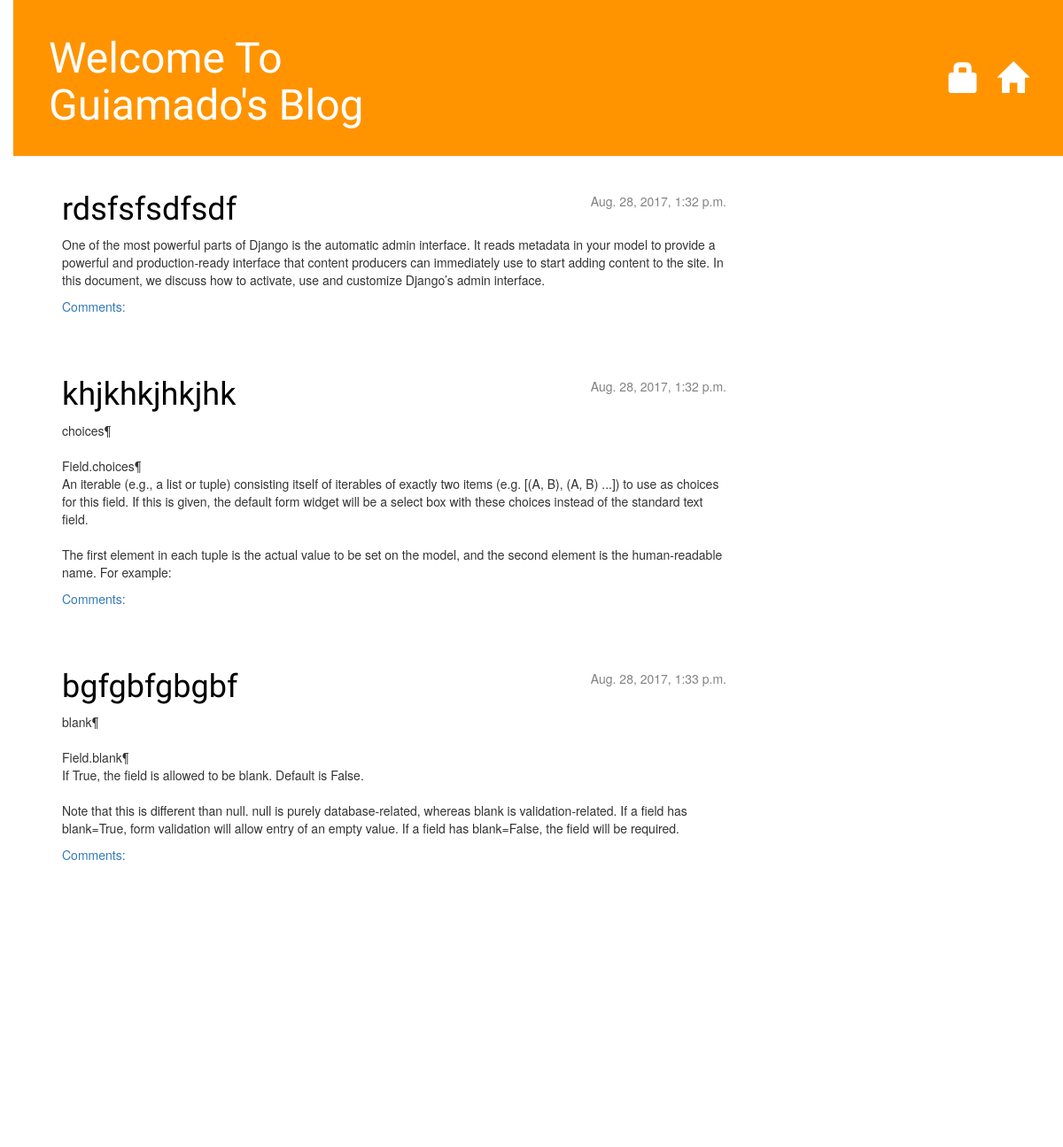
The app's page /, older data.
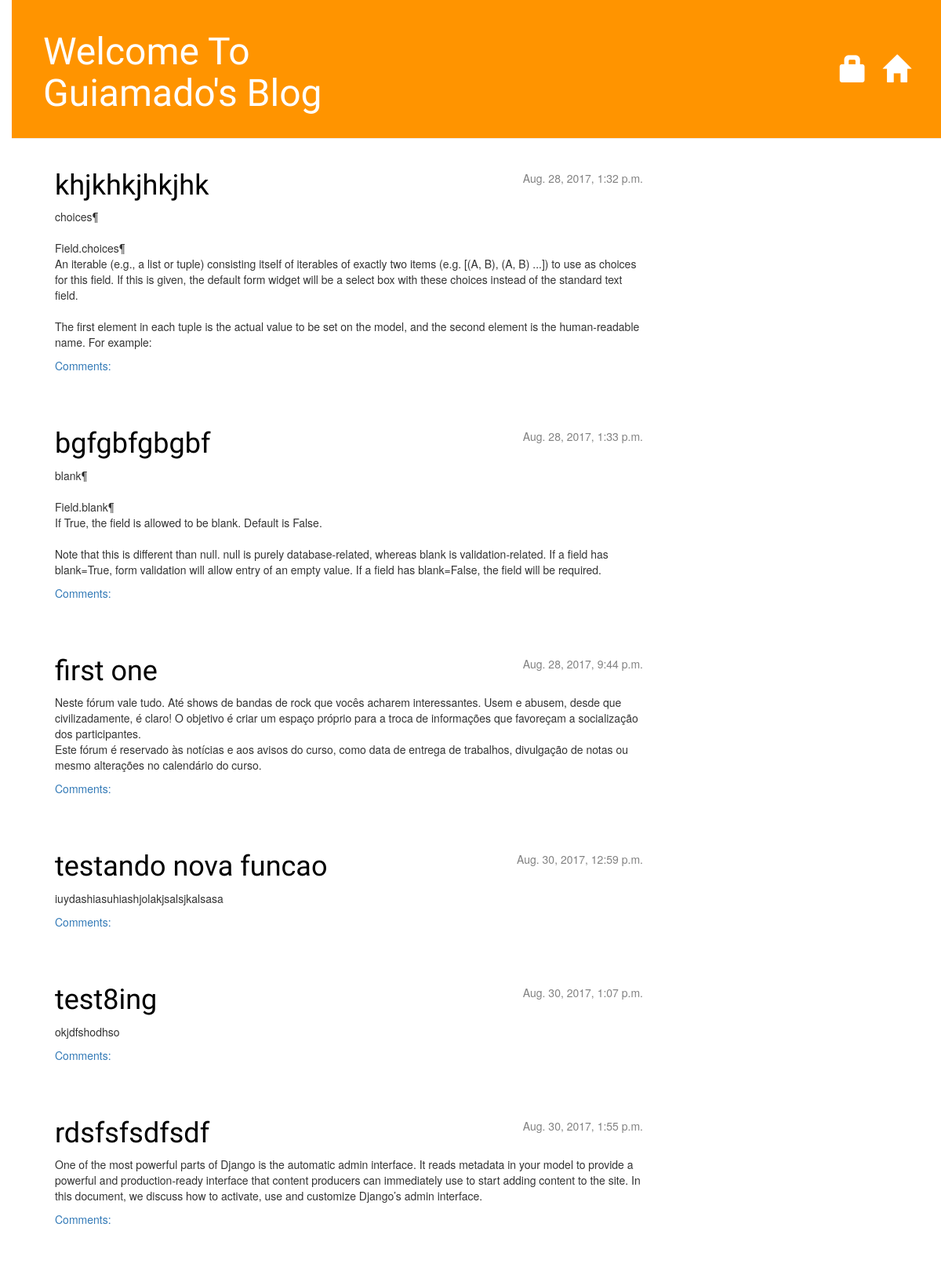
The same page, newer data.
### blog/models.py (models this page shows, shortened)
class Post(models.Model):
    author = models.ForeignKey('auth.User')
    title = models.CharField(max_length=200)
    text = models.TextField()
    created_date = models.DateTimeField(
            default=timezone.now)
    published_date = models.DateTimeField(
            blank=True, null=True)

### blog/views.py (the view)
# urls.py: url(r'^$', views.post_list, name='post_list'),
def post_list(request):
    posts = Post.objects.filter(published_date__lte=timezone.now()).order_by('published_date')
    return render(request, 'blog/post_list.html', {'posts': posts})

### blog/templates/blog/post_list.html
{% extends 'blog/base.html' %}
	{% block content %}
            {% for post in posts %}
                <div class="post">
                    <div class="date">
                        {{ post.published_date }}
                    </div>
                   <h1><a href="{% url 'blog.views.post_detail' pk=post.pk %}">{{ post.title }}</a></h1>
                    <p>{{ post.text|linebreaksbr }}</p>
                    <a href="{% url 'post_detail' pk=post.pk %}">Comments: {{ post.approved_comments.count }}</a>
                </div>
            {% endfor %}
    {% endblock content %}

Row changes from the older to the newer data that the page shows:
now on this page (row unchanged): Post: published_date "Aug. 28, 2017, 9:44 p.m.", title "first one", text "Neste fórum vale tudo. Até shows de bandas de rock que vocês acharem interessantes. Usem e abusem, desde que civilizadamente, é claro! O objetivo é criar um espaço próprio para a troca de informações que favoreçam a socialização dos participantes. Este fórum é reservado às notícias e aos avisos do curso, como data de entrega de trabalhos, divulgação de notas ou mesmo alterações no calendário do curso."
added Post: published_date "Aug. 30, 2017, 12:59 p.m.", title "testando nova funcao", text "iuydashiasuhiashjolakjsalsjkalsasa"
added Post: published_date "Aug. 30, 2017, 1:07 p.m.", title "test8ing", text "okjdfshodhso"
changed Post "rdsfsfsdfsdf": published_date "Aug. 28, 2017, 1:32 p.m." → "Aug. 30, 2017, 1:55 p.m."; moves down the list
